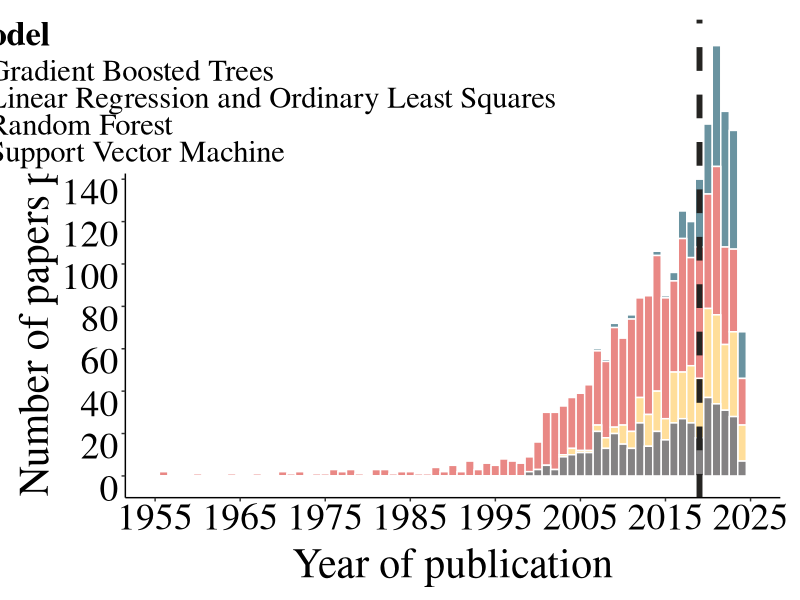
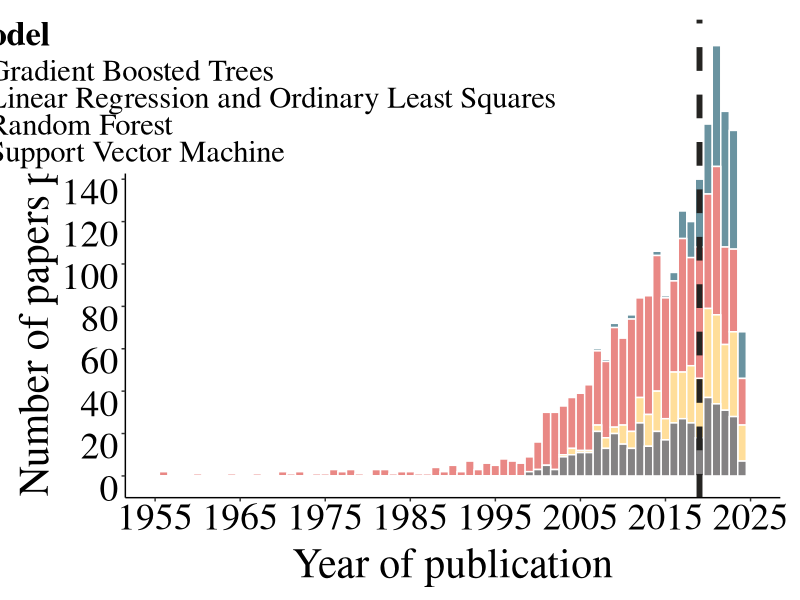

These figures' R source, in order:
library(ggplot2)
library(cowplot)
library(dplyr)

setwd("C:/Users/jhanc/Box/Investigacion/Investigaciones/Side projects/Diversity_lab/MLBioReview")


#Read the dataset
all_results_mod_2 <- read.csv("all_results_mod_2_Oct2.csv")

#Keep only unique papers (not shared across multiple models)
unique_mod_2 <- all_results_mod_2[!duplicated(all_results_mod_2[,c('Title')]),]

#Generate distributions (time-based)
plot_all_1955_new <- ggplot(unique_mod_2, aes(x = Year, fill = Model)) + 
  
  geom_histogram(position = "stack", alpha = 0.6, binwidth = 1, colour = "white") +  # Use alpha to control transparency
  geom_vline(xintercept = 2019, linetype = "dashed", color = "#252422", linewidth = 2) +  # Vertical line at 2019
  
  labs(x = "Year of publication", y = "Number of papers published") + 
  
  scale_fill_manual(values=c("#084c61", "#db3a34", "#ffc857", "#323031"), name  = "Model",
                    breaks = c("gradient boosted trees", "linear regression", "random forest", "support vector machine"),
                    labels = c("Gradient Boosted Trees", "Linear Regression and Ordinary Least Squares", "Random Forest", "Support Vector Machine")) +
  
  theme_classic() +
  
  theme(legend.key = element_rect(colour = "white"), 
        legend.background = element_rect(colour = "white"), 
        legend.text = element_text(family="serif", size = 22),
        legend.position = c(.2, .85),
        legend.title = element_text(family="serif", size = 25, face = "bold"),
        plot.margin = margin(0.5, 0.5, 0.5, 0.5, "cm"))+
  
  scale_x_continuous(breaks = seq(1955, 2025, 10), limit = c(1955, 2025))+
  scale_y_continuous(breaks = seq(0, 200, 20), limit = c(0, 205))+
  
  theme(axis.text.x = element_text(family="serif", size = 27, lineheight = 0.9, vjust = 1, color = "black")) +
  theme(axis.text.y = element_text(family="serif",size = 27, lineheight = 0.9, vjust = 1, color = "black")) +
  theme(axis.title.y = element_text(family="serif",vjust=1, size=30, color = "black")) +
  theme(axis.title.x = element_text(family="serif",vjust=0.3, size=30, color = "black"))

png("Year_Distribution_Nov21-2024.png", height = 15, width = 20, units = "in", res = 300)
plot_all_1955_new
dev.off()


pdf("Year_Distribution_Nov22-2024.pdf", height = 15, width = 20)
plot_all_1955_new 
dev.off()
